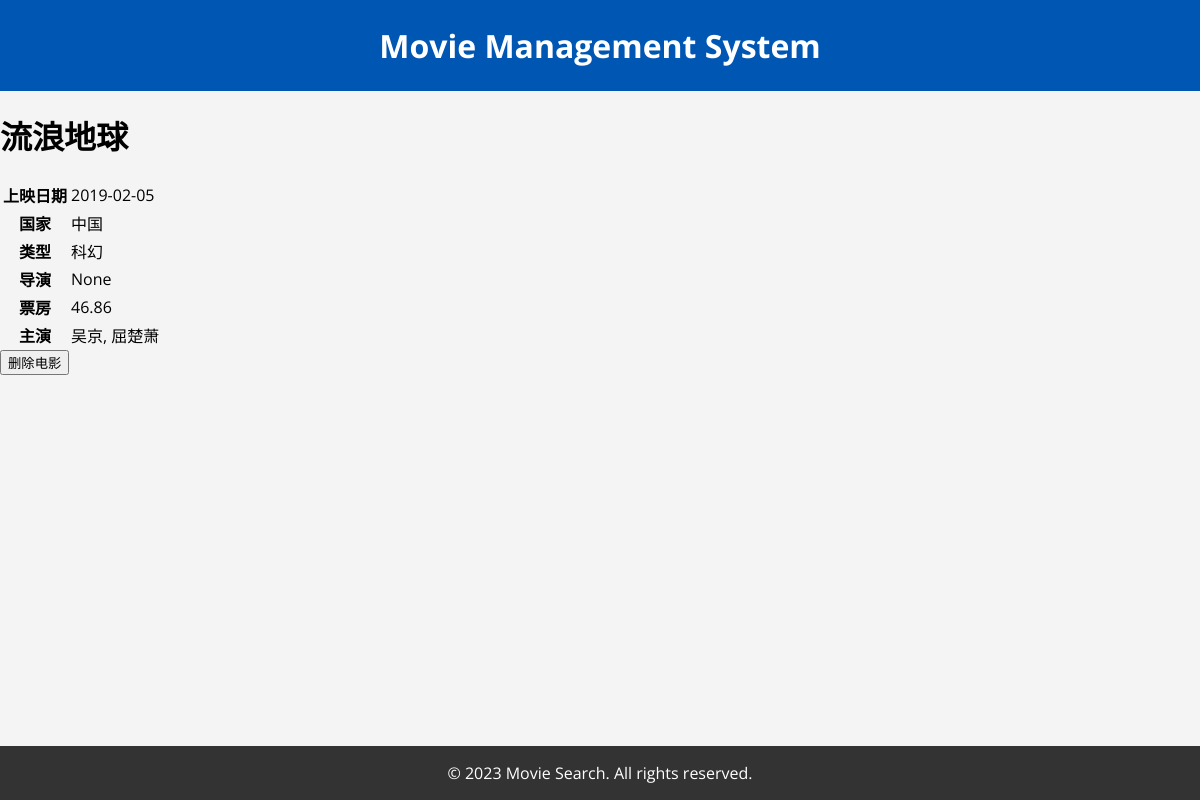
Screenshot of /movie/1003 with the database file from the repository.
### app.py (models this page shows)
class MovieInfo(db.Model):
    __tablename__ = 'movie_info'
    movie_id = db.Column(db.Integer, primary_key=True, autoincrement=True)
    movie_name = db.Column(db.String(255), nullable=False)
    release_date = db.Column(db.DateTime)
    country = db.Column(db.String(20))
    genre = db.Column(db.String(10))
    year = db.Column(db.Integer, nullable=False)
    director = db.Column(db.String(255))  # 导演

class MoveBox(db.Model):
    __tablename__ = 'move_box'
    movie_id = db.Column(db.String(10), db.ForeignKey('movie_info.movie_id'), primary_key=True)
    box = db.Column(db.Float)

class ActorInfo(db.Model):
    __tablename__ = 'actor_info'
    actor_id = db.Column(db.Integer, primary_key=True, autoincrement=True)
    actor_name = db.Column(db.String(20), nullable=False)
    gender = db.Column(db.String(2), nullable=False)
    country = db.Column(db.String(20))

### app.py (the view)
@app.route('/movie/<int:movie_id>')
def show_movie(movie_id):
    movie = MovieInfo.query.get_or_404(movie_id)
    box_office = MoveBox.query.filter_by(movie_id=movie_id).first()
    actors = ActorInfo.query.join(MovieActorRelation, ActorInfo.actor_id == MovieActorRelation.actor_id)\
                            .filter(MovieActorRelation.movie_id == movie.movie_id, MovieActorRelation.relation_type == '主演').all()
    directors = ActorInfo.query.join(MovieActorRelation, ActorInfo.actor_id == MovieActorRelation.actor_id)\
                               .filter(MovieActorRelation.movie_id == movie.movie_id, MovieActorRelation.relation_type == '导演').all()
    return render_template('show_movie.html', movie=movie, box_office=box_office, actors=actors, directors=directors)

### templates/show_movie.html
{% extends 'base.html' %}
{% block content %}
<div class="show-movie-container">
    <h1>{{ movie.movie_name }}</h1>
    <table class="movie-details">
        <tr>
            <th>上映日期</th>
            <td>{{ movie.release_date.strftime('%Y-%m-%d') }}</td>
        </tr>
        <tr>
            <th>国家</th>
            <td>{{ movie.country }}</td>
        </tr>
        <tr>
            <th>类型</th>
            <td>{{ movie.genre }}</td>
        </tr>
        <tr>
            <th>导演</th>
            <td>{{ movie.director }}</td>
        </tr>
        <tr>
            <th>票房</th>
            <td>{{ box_office.box if box_office else '无数据' }}</td>
        </tr>
        <tr>
            <th>主演</th>
            <td>
                {% for actor in actors %}
                {{ actor.actor_name }}{% if not loop.last %}, {% endif %}
                {% endfor %}
            </td>
        </tr>
    </table>
    <form action="{{ url_for('delete_movie', movie_id=movie.movie_id) }}" method="post" class="delete-form">
        <button type="submit" class="delete-movie-btn">删除电影</button>
    </form>
</div>
{% endblock %}

### static/style.css (style rules this page uses)
body, html { margin: 0; padding: 0; height: 100%; font-family: 'Open Sans', sans-serif; background-color: #f4f4f4; }

### rows the page displays
MovieInfo: movie_name "流浪地球", release_date "2019-02-05", country "中国", genre "科幻", director "None"
MoveBox: box "46.86"
ActorInfo: actor_name "吴京"
ActorInfo: actor_name "屈楚萧"
